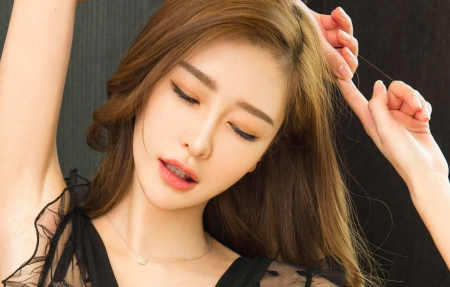
#> input picture Opencv/图片操作/hzz.jpg, 450 x 287 px
$ python '图片移位.py'
#> lines starting #> are read from the running program, lines starting #| are printed output that depends on the picture
import cv2
import numpy as np
img = cv2.imread('hzz.jpg', 1)
#> img is the input picture: shape (287, 450, 3); mean B, G, R 87.2, 111.2, 141.2
cv2.imshow('src', img)
imgInfo = img.shape
#> imgInfo = (287, 450, 3)
height = imgInfo[0]
#> height = 287
width = imgInfo[1]
#> width = 450
matShift = np.float32([[1, 0, 100], [0, 1, 100]])  #移动矩阵
#原理：2*3 -> 2*2（单位阵）(B)2*1  A(原矩阵(一个像素点)(x,y))*E（单位阵[1,0][0,1]]+B[100,200] = [x+100,y+100]
dst = cv2.warpAffine(img, matShift, (height, width)) #data mat info 图片移位warpAffine(放射变化)
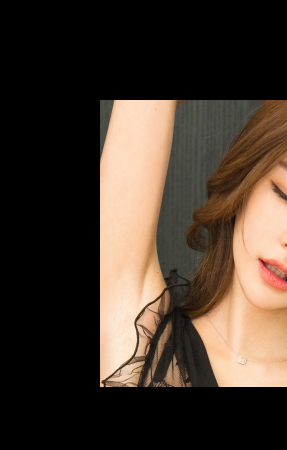
#> dst: shape (450, 287, 3); mean B, G, R 45.7, 56.3, 69.3
cv2.imshow('dst', dst)
cv2.waitKey(0)
